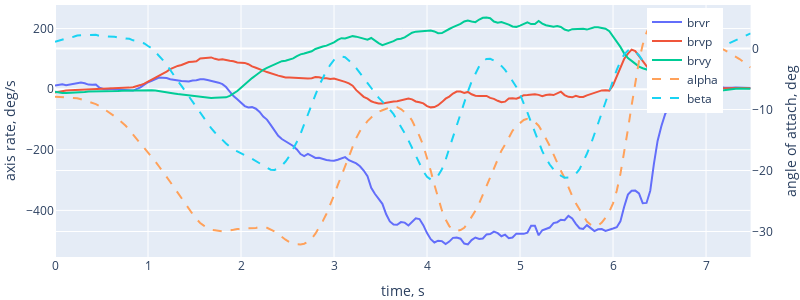
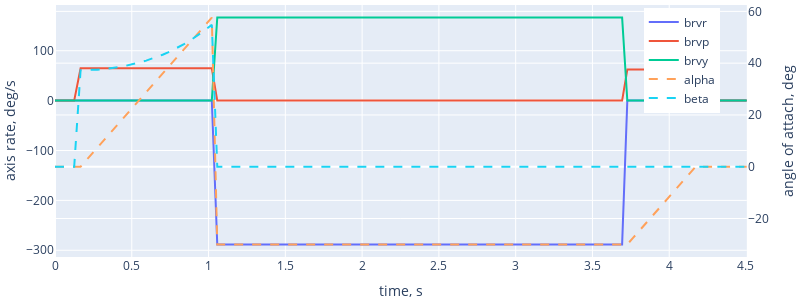

The cell these charts' notebook holds for them, in order:
### Code cell
aoa_brv_plot(sec).update_layout(width=800,height=300).show()

aoa_brv_plot(spin).update_layout(width=800,height=300).show()

### Figure 1 — Plotly figure (JSON) as saved in the notebook; plotly's stock layout.template omitted (floating-point values rounded to 4 significant figures; data arrays with more than 128 entries replaced by an {"elided": "..."} marker saying what was removed)
{"data": [{"line": {"color": "#636EFA", "dash": "solid"}, "name": "brvr", "type": "scatter", "x": {"elided": "188 float values"}, "xaxis": "x", "y": {"elided": "188 float values"}, "yaxis": "y"}, {"line": {"color": "#EF553B", "dash": "solid"}, "name": "brvp", "type": "scatter", "x": {"elided": "188 float values"}, "xaxis": "x", "y": {"elided": "188 float values"}, "yaxis": "y"}, {"line": {"color": "#00CC96", "dash": "solid"}, "name": "brvy", "type": "scatter", "x": {"elided": "188 float values"}, "xaxis": "x", "y": {"elided": "188 float values"}, "yaxis": "y"}, {"line": {"color": "#FFA15A", "dash": "dash"}, "name": "alpha", "type": "scatter", "x": {"elided": "188 float values"}, "xaxis": "x", "y": {"elided": "188 float values"}, "yaxis": "y2"}, {"line": {"color": "#19D3F3", "dash": "dash"}, "name": "beta", "type": "scatter", "x": {"elided": "188 float values"}, "xaxis": "x", "y": {"elided": "188 float values"}, "yaxis": "y2"}], "layout": {"height": 300, "legend": {"x": 0.8, "xanchor": "left", "y": 0.99, "yanchor": "top"}, "margin": {"b": 1, "l": 5, "r": 5, "t": 5}, "width": 800, "xaxis": {"anchor": "y", "domain": [0, 0.94], "title": {"text": "time, s"}}, "yaxis": {"anchor": "x", "domain": [0, 1], "title": {"text": "axis rate, deg/s"}}, "yaxis2": {"anchor": "x", "overlaying": "y", "side": "right", "title": {"text": "angle of attach, deg"}}}}

### Figure 2 — Plotly figure (JSON) as saved in the notebook; plotly's stock layout.template omitted (floating-point values rounded to 4 significant figures; data arrays with more than 128 entries replaced by an {"elided": "..."} marker saying what was removed)
{"data": [{"line": {"color": "#636EFA", "dash": "solid"}, "name": "brvr", "type": "scatter", "x": {"elided": "130 float values"}, "xaxis": "x", "y": {"elided": "130 float values"}, "yaxis": "y"}, {"line": {"color": "#EF553B", "dash": "solid"}, "name": "brvp", "type": "scatter", "x": {"elided": "130 float values"}, "xaxis": "x", "y": {"elided": "130 float values"}, "yaxis": "y"}, {"line": {"color": "#00CC96", "dash": "solid"}, "name": "brvy", "type": "scatter", "x": {"elided": "130 float values"}, "xaxis": "x", "y": {"elided": "130 float values"}, "yaxis": "y"}, {"line": {"color": "#FFA15A", "dash": "dash"}, "name": "alpha", "type": "scatter", "x": {"elided": "130 float values"}, "xaxis": "x", "y": {"elided": "130 float values"}, "yaxis": "y2"}, {"line": {"color": "#19D3F3", "dash": "dash"}, "name": "beta", "type": "scatter", "x": {"elided": "130 float values"}, "xaxis": "x", "y": {"elided": "130 float values"}, "yaxis": "y2"}], "layout": {"height": 300, "legend": {"x": 0.8, "xanchor": "left", "y": 0.99, "yanchor": "top"}, "margin": {"b": 1, "l": 5, "r": 5, "t": 5}, "width": 800, "xaxis": {"anchor": "y", "domain": [0, 0.94], "title": {"text": "time, s"}}, "yaxis": {"anchor": "x", "domain": [0, 1], "title": {"text": "axis rate, deg/s"}}, "yaxis2": {"anchor": "x", "overlaying": "y", "side": "right", "title": {"text": "angle of attach, deg"}}}}
